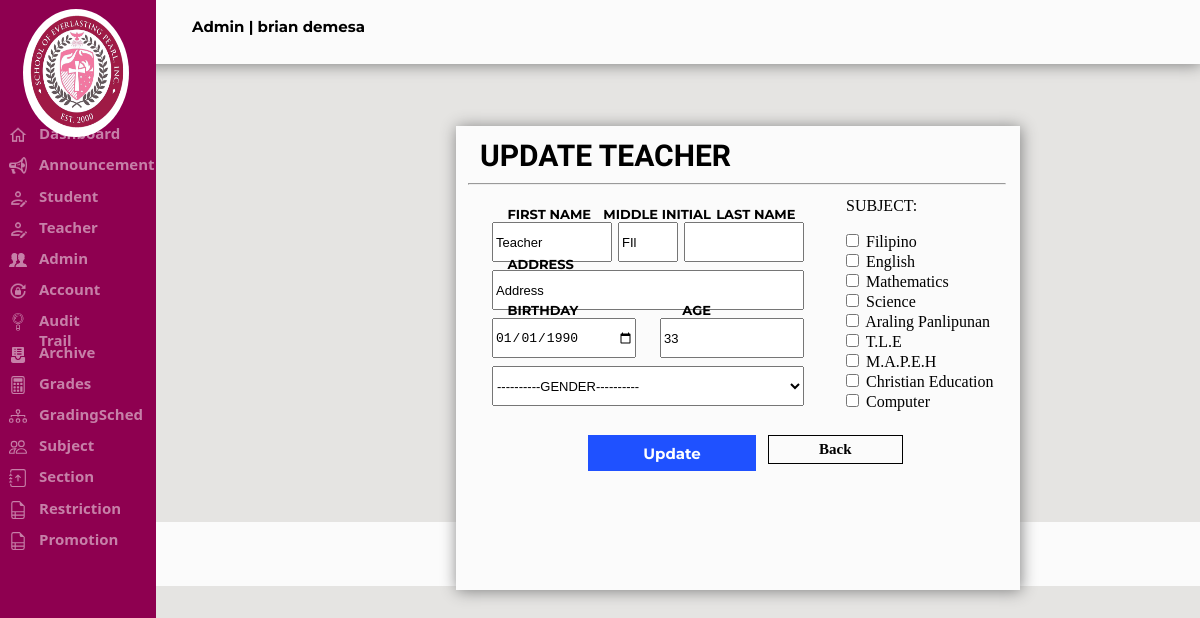
Before: /Admin/teacherupdate.php?ID=8 (signed in) with the older database file.
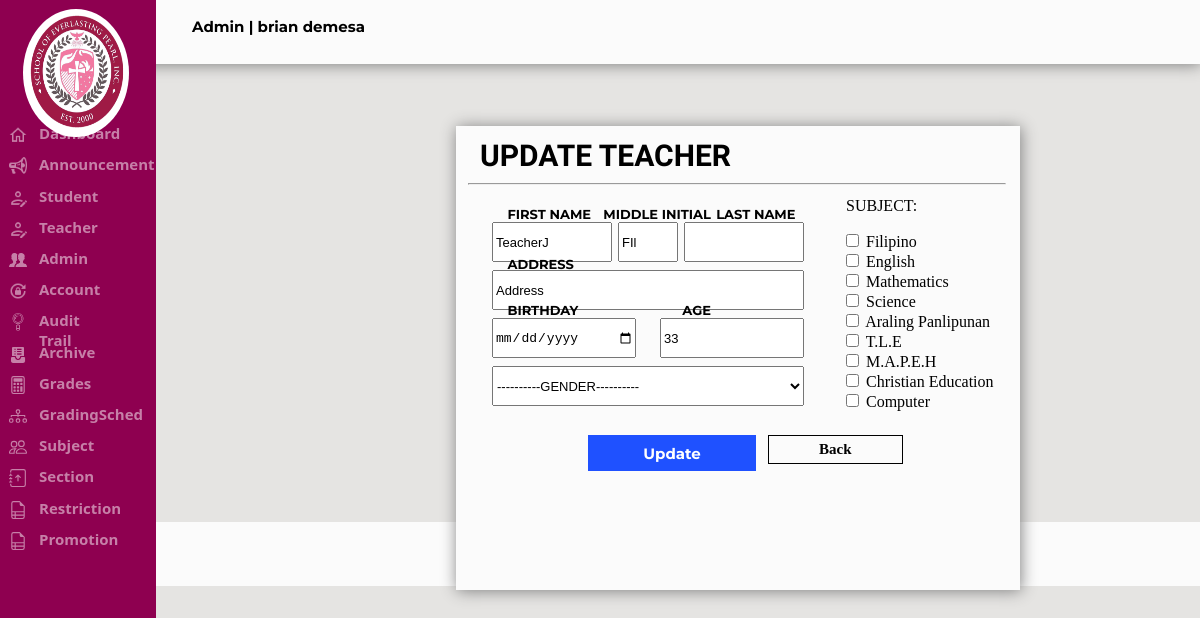
After: the same page with the newer database file.
### tables this page shows
CREATE TABLE `tbl_teacherinfo` (
  `TID` int(11) NOT NULL AUTO_INCREMENT,
  `Employee_ID` varchar(255) NOT NULL,
  `FNAMES` varchar(255) NOT NULL,
  `MNAMES` varchar(255) DEFAULT NULL,
  `LNAMES` varchar(255) NOT NULL,
  `USERNAME` varchar(255) NOT NULL,
  `ADDRESS` varchar(255) NOT NULL,
  `EMAIL` varchar(255) NOT NULL,
  `PASS` varchar(255) NOT NULL,
  `BDAYS` date NOT NULL,
  `AGES` int(11) NOT NULL,
  `GENDERS` varchar(10) NOT NULL,
  `Role` varchar(50) NOT NULL,
  PRIMARY KEY (`TID`)
);

### Admin/teacherupdate.php (the view, shortened to what this page needs)
<?php
include "../sepi_connect.php";
		if(!isset($_SESSION['loggedin']) || $_SESSION['loggedin'] !== true)
		 {
			 header("refresh:0; ../Index.php");
			 exit;
		 }else if(isset($_SESSION['Acc_ID']))
			{
				$userid = $_SESSION['Acc_ID'];
				$getrecord = mysqli_query($config,"SELECT * FROM tbl_sepi_account WHERE Acc_ID ='$userid'");
				while($rowedit = mysqli_fetch_assoc($getrecord))
				{
					$type = $rowedit['Role'];
					$name = $rowedit['Fname']." ".$rowedit['Lname'];
				}
			}
$TID = $_GET['ID'];
$sql="Select *from tbl_teacherinfo where TID = '$TID'";
$result = $config->query($sql);
$row = $result->fetch_assoc();
$FNAME = $row['FNAMES'];
$MNAME = $row['MNAMES'];
$LNAME = $row['LNAMES'];
$ADDRESS = $row['ADDRESS'];
$BDAY = $row['BDAYS'];
$AGE = $row['AGES'];
$GENDER = $row ['GENDERS'];
?>
<html>
	<head>
	</head>
	<link rel="stylesheet" href="../Css/sepi.css">
	<body style="background-color:#E5E4E2">
		<div class="header">
		<p class="displayname"><?php echo "$type" ?> | <?php echo "$name" ?></p>
			<form method="POST"action="logout.php" >
			</form>
		</div>
		<div class="footer">
			<h6 id="footer">© 2022 SEPI Login Form. All Rights Reserved | Designed by Excel-erator</h6>
		</div>
<form method=POST action="teacherupdate2.php">
		<?php
		include_once('SideNav.php');
		?>
				<div class="updteacherdiv">
					<h1 id="updteacherfont">UPDATE TEACHER</h1>
					<hr class="updteacherline">
					<p id=tfnameupd>FIRST NAME</p>
					<input type=text name=FNAME value="<?php echo $FNAME; ?>" class=tfnameupd>
					<p id=tmnameupd>MIDDLE INITIAL</p>
					<input type=text name=MNAME value="<?php echo $MNAME; ?>" class=tmnameupd>
					<p id=tlnameupd>LAST NAME</p>
					<input type=text name=LNAME value="<?php echo $LNAME; ?>" class=tlnameupd>
					<p id=taddressupd>ADDRESS</p>
					<input type=text name=ADDRESS value="<?php echo $ADDRESS; ?>" class=taddressupd>
					<p id=tbdayupd>BIRTHDAY</p>
					<input type=date name=BDAY value="<?php echo $BDAY; ?>" class=tbdayupd>
					<p id=tageupd>AGE</p>
					<input type=text name=AGE value="<?php echo $AGE; ?>"  class=tageupd>
					<select name=GENDER class=tgenderupd value="<?php echo $GENDER; ?>">
						<option value="">----------GENDER----------</option>
					</select>
										<p class="subjfont" style="margin-left:70%;margin-top:11%;">SUBJECT:</p>
					<input type="checkbox" id="" name="subject" value="Filipino" style="margin-left:70%;">
<label for="subject"> Filipino</label><br>
<input type="checkbox" id="" name="subjecto" value="English" style="margin-left:70%;">
<label for="subjecto"> English</label><br>
<input type="checkbox" id="" name="subjectt" value="Mathematics" style="margin-left:70%;">
<label for="subjectt"> Mathematics</label><br>
<input type="checkbox" id="" name="subjectth" value="Science" style="margin-left:70%;">
<label for="subjectth"> Science</label><br>
<input type="checkbox" id="" name="subjectf" value="Araling Panlipunan" style="margin-left:70%;">
<label for="subjectf"> Araling Panlipunan</label><br>
<input type="checkbox" id="" name="subjectfi" value="T.L.E" style="margin-left:70%;">
<label for="subjectfi"> T.L.E</label><br>
<input type="checkbox" id="" name="subjects" value="M.A.P.E.H" style="margin-left:70%;">
<label for="subjects"> M.A.P.E.H</label><br>
<input type="checkbox" id="" name="subjectse" value="Christian Education" style="margin-left:70%;">
<label for="subjectse"> Christian Education</label><br>
<input type="checkbox" id="" name="subjecte" value="Computer" style="margin-left:70%;">
<label for="subjecte"> Computer</label><br>
					<input type=submit name=subs value="Update" class="updteacherbtn">
					<a href="teacher.php" class="updteacherback">Back</a>
</form>
</body>
</html>

Changed rows visible on the page:
changed tbl_teacherinfo "FIl": FNAME "Teacher" → "TeacherJ"; BDAY "01/01/1990" → (not shown)
